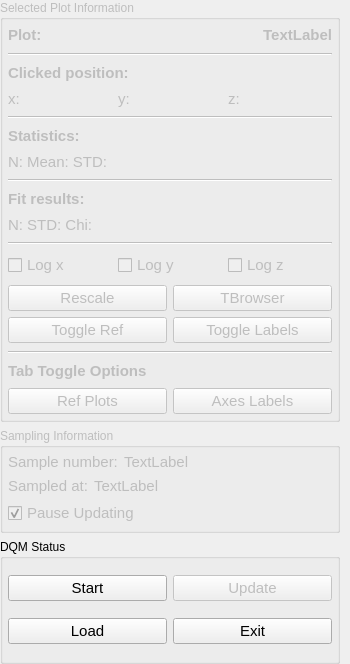
        <widget class="QWidget" name="left_hand_widg" native="true">
         <property name="minimumSize">
          <size>
           <width>350</width>
           <height>0</height>
          </size>
         </property>
         <property name="maximumSize">
          <size>
           <width>350</width>
           <height>16777215</height>
          </size>
         </property>
         <layout class="QGridLayout" name="gridLayout_8" rowstretch="0,0,0">
          <property name="leftMargin">
           <number>0</number>
          </property>
          <property name="topMargin">
           <number>0</number>
          </property>
          <property name="rightMargin">
           <number>10</number>
          </property>
          <property name="bottomMargin">
           <number>0</number>
          </property>
          <property name="verticalSpacing">
           <number>-1</number>
          </property>
          <item row="0" column="0">
           <widget class="QGroupBox" name="plot_ops_box">
            <property name="enabled">
             <bool>false</bool>
            </property>
            <property name="minimumSize">
             <size>
              <width>0</width>
              <height>410</height>
             </size>
            </property>
            <property name="maximumSize">
             <size>
              <width>16777215</width>
              <height>4500</height>
             </size>
            </property>
            <property name="title">
             <string>Selected Plot Information</string>
            </property>
            <layout class="QGridLayout" name="gridLayout" columnstretch="0,0">
             <property name="leftMargin">
              <number>5</number>
             </property>
             <property name="topMargin">
              <number>5</number>
             </property>
             <property name="rightMargin">
              <number>5</number>
             </property>
             <property name="bottomMargin">
              <number>5</number>
             </property>
             <property name="verticalSpacing">
              <number>8</number>
             </property>
             <item row="8" column="0" colspan="2">
              <widget class="QWidget" name="widget_6" native="true">
               <layout class="QHBoxLayout" name="horizontalLayout">
                <property name="leftMargin">
                 <number>0</number>
                </property>
                <property name="topMargin">
                 <number>0</number>
                </property>
                <property name="rightMargin">
                 <number>0</number>
                </property>
                <property name="bottomMargin">
                 <number>0</number>
                </property>
                <item>
                 <widget class="QLabel" name="clicked_x_lab">
                  <property name="font">
                   <font>
                    <pointsize>11</pointsize>
                   </font>
                  </property>
                  <property name="text">
                   <string>x:</string>
                  </property>
                 </widget>
                </item>
                <item>
                 <widget class="QLabel" name="clicked_y_lab">
                  <property name="font">
                   <font>
                    <pointsize>11</pointsize>
                   </font>
                  </property>
                  <property name="text">
                   <string>y:</string>
                  </property>
                 </widget>
                </item>
                <item>
                 <widget class="QLabel" name="clicked_z_lab">
                  <property name="font">
                   <font>
                    <pointsize>11</pointsize>
                   </font>
                  </property>
                  <property name="text">
                   <string>z:</string>
                  </property>
                 </widget>
                </item>
               </layout>
              </widget>
             </item>
             <item row="18" column="0" colspan="2">
              <widget class="QWidget" name="widget_10" native="true">
               <property name="minimumSize">
                <size>
                 <width>0</width>
                 <height>10</height>
                </size>
               </property>
               <layout class="QGridLayout" name="gridLayout_26">
                <property name="leftMargin">
                 <number>0</number>
                </property>
                <property name="topMargin">
                 <number>0</number>
                </property>
                <property name="rightMargin">
                 <number>0</number>
                </property>
                <property name="bottomMargin">
                 <number>0</number>
                </property>
                <item row="0" column="1">
                 <widget class="QPushButton" name="open_TBrowser_but">
                  <property name="font">
                   <font>
                    <pointsize>11</pointsize>
                   </font>
                  </property>
                  <property name="text">
                   <string>TBrowser</string>
                  </property>
                 </widget>
                </item>
                <item row="0" column="0">
                 <widget class="QPushButton" name="rescale_but">
                  <property name="font">
                   <font>
                    <pointsize>11</pointsize>
                   </font>
                  </property>
                  <property name="text">
                   <string>Rescale</string>
                  </property>
                 </widget>
                </item>
                <item row="2" column="0">
                 <widget class="QPushButton" name="pushButton_2">
                  <property name="font">
                   <font>
                    <pointsize>11</pointsize>
                   </font>
                  </property>
                  <property name="text">
                   <string>Toggle Ref</string>
                  </property>
                 </widget>
                </item>
                <item row="2" column="1">
                 <widget class="QPushButton" name="pushButton">
                  <property name="font">
                   <font>
                    <pointsize>11</pointsize>
                   </font>
                  </property>
                  <property name="text">
                   <string>Toggle Labels</string>
                  </property>
                 </widget>
                </item>
               </layout>
              </widget>
             </item>
             <item row="0" column="0" colspan="2">
              <widget class="QWidget" name="widget_8" native="true">
               <property name="minimumSize">
                <size>
                 <width>0</width>
                 <height>20</height>
                </size>
               </property>
               <property name="maximumSize">
                <size>
                 <width>16777215</width>
                 <height>20</height>
                </size>
               </property>
               <property name="font">
                <font>
                 <pointsize>11</pointsize>
                 <weight>75</weight>
                 <bold>true</bold>
                </font>
               </property>
               <layout class="QHBoxLayout" name="horizontalLayout_3" stretch="1,5">
                <property name="leftMargin">
                 <number>0</number>
                </property>
                <property name="topMargin">
                 <number>0</number>
                </property>
                <property name="rightMargin">
                 <number>0</number>
                </property>
                <property name="bottomMargin">
                 <number>0</number>
                </property>
                <item>
                 <widget class="QLabel" name="label_33">
                  <property name="font">
                   <font>
                    <pointsize>11</pointsize>
                    <weight>75</weight>
                    <bold>true</bold>
                   </font>
                  </property>
                  <property name="text">
                   <string>Plot:</string>
                  </property>
                 </widget>
                </item>
                <item>
                 <widget class="QLabel" name="plot_name_box">
                  <property name="font">
                   <font>
                    <pointsize>11</pointsize>
                   </font>
                  </property>
                  <property name="text">
                   <string>TextLabel</string>
                  </property>
                  <property name="alignment">
                   <set>Qt::AlignRight|Qt::AlignTrailing|Qt::AlignVCenter</set>
                  </property>
                 </widget>
                </item>
               </layout>
              </widget>
             </item>
             <item row="17" column="0" colspan="2">
              <widget class="QWidget" name="widget_7" native="true">
               <property name="minimumSize">
                <size>
                 <width>0</width>
                 <height>20</height>
                </size>
               </property>
               <layout class="QHBoxLayout" name="horizontalLayout_2">
                <property name="leftMargin">
                 <number>0</number>
                </property>
                <property name="topMargin">
                 <number>0</number>
                </property>
                <property name="rightMargin">
                 <number>0</number>
                </property>
                <property name="bottomMargin">
                 <number>0</number>
                </property>
                <item>
                 <widget class="QCheckBox" name="logx_chbox">
                  <property name="font">
                   <font>
                    <pointsize>11</pointsize>
                   </font>
                  </property>
                  <property name="text">
                   <string>Log x</string>
                  </property>
                 </widget>
                </item>
                <item>
                 <widget class="QCheckBox" name="logy_chbox">
                  <property name="font">
                   <font>
                    <pointsize>11</pointsize>
                   </font>
                  </property>
                  <property name="text">
                   <string>Log y</string>
                  </property>
                 </widget>
                </item>
                <item>
                 <widget class="QCheckBox" name="logz_chbox">
                  <property name="font">
                   <font>
                    <pointsize>11</pointsize>
                   </font>
                  </property>
                  <property name="text">
                   <string>Log z</string>
                  </property>
                 </widget>
                </item>
               </layout>
              </widget>
             </item>
             <item row="15" column="0" colspan="2">
              <widget class="QLabel" name="fit_result_box">
               <property name="font">
                <font>
                 <pointsize>11</pointsize>
                </font>
               </property>
               <property name="text">
                <string>N: STD: Chi:</string>
               </property>
              </widget>
             </item>
             <item row="11" column="0">
              <widget class="QLabel" name="label">
               <property name="minimumSize">
                <size>
                 <width>0</width>
                 <height>18</height>
                </size>
               </property>
               <property name="maximumSize">
                <size>
                 <width>16777215</width>
                 <height>18</height>
                </size>
               </property>
               <property name="font">
                <font>
                 <pointsize>11</pointsize>
                 <weight>75</weight>
                 <bold>true</bold>
                </font>
               </property>
               <property name="text">
                <string>Statistics:</string>
               </property>
              </widget>
             </item>
             <item row="5" column="0" colspan="2">
              <widget class="QLabel" name="clicked_pos_lab">
               <property name="minimumSize">
                <size>
                 <width>0</width>
                 <height>18</height>
                </size>
               </property>
               <property name="maximumSize">
                <size>
                 <width>16777215</width>
                 <height>18</height>
                </size>
               </property>
               <property name="font">
                <font>
                 <pointsize>11</pointsize>
                 <weight>75</weight>
                 <bold>true</bold>
                </font>
               </property>
               <property name="text">
                <string>Clicked position:</string>
               </property>
               <property name="alignment">
                <set>Qt::AlignLeading|Qt::AlignLeft|Qt::AlignTop</set>
               </property>
              </widget>
             </item>
             <item row="19" column="0" colspan="2">
              <widget class="Line" name="line_11">
               <property name="orientation">
                <enum>Qt::Horizontal</enum>
               </property>
              </widget>
             </item>
             <item row="21" column="0">
              <widget class="QPushButton" name="togglerefBut">
               <property name="font">
                <font>
                 <pointsize>11</pointsize>
                </font>
               </property>
               <property name="text">
                <string>Ref Plots</string>
               </property>
              </widget>
             </item>
             <item row="10" column="0" colspan="2">
              <widget class="Line" name="line_6">
               <property name="orientation">
                <enum>Qt::Horizontal</enum>
               </property>
              </widget>
             </item>
             <item row="1" column="0" colspan="2">
              <widget class="Line" name="line_9">
               <property name="orientation">
                <enum>Qt::Horizontal</enum>
               </property>
              </widget>
             </item>
             <item row="16" column="0" colspan="2">
              <widget class="Line" name="line_8">
               <property name="orientation">
                <enum>Qt::Horizontal</enum>
               </property>
              </widget>
             </item>
             <item row="12" column="0" colspan="2">
              <widget class="QLabel" name="plot_ops_statsbox">
               <property name="minimumSize">
                <size>
                 <width>0</width>
                 <height>18</height>
                </size>
               </property>
               <property name="maximumSize">
                <size>
                 <width>16777215</width>
                 <height>18</height>
                </size>
               </property>
               <property name="font">
                <font>
                 <pointsize>11</pointsize>
                </font>
               </property>
               <property name="text">
                <string>&lt;html&gt;&lt;head/&gt;&lt;body&gt;&lt;p&gt;N: Mean: STD:&lt;/p&gt;&lt;/body&gt;&lt;/html&gt;</string>
               </property>
              </widget>
             </item>
             <item row="13" column="0" colspan="2">
              <widget class="Line" name="line_7">
               <property name="orientation">
                <enum>Qt::Horizontal</enum>
               </property>
              </widget>
             </item>
             <item row="20" column="0" colspan="2">
              <widget class="QLabel" name="label_10">
               <property name="font">
                <font>
                 <pointsize>11</pointsize>
                 <weight>75</weight>
                 <bold>true</bold>
                </font>
               </property>
               <property name="text">
                <string>Tab Toggle Options</string>
               </property>
              </widget>
             </item>
             <item row="21" column="1">
              <widget class="QPushButton" name="togglelabBut">
               <property name="font">
                <font>
                 <pointsize>11</pointsize>
                </font>
               </property>
               <property name="text">
                <string>Axes Labels</string>
               </property>
              </widget>
             </item>
             <item row="14" column="0" colspan="2">
              <widget class="QLabel" name="label_36">
               <property name="font">
                <font>
                 <pointsize>11</pointsize>
                 <weight>75</weight>
                 <bold>true</bold>
                </font>
               </property>
               <property name="text">
                <string>Fit results:</string>
               </property>
              </widget>
             </item>
            </layout>
           </widget>
          </item>
          <item row="1" column="0">
           <widget class="QGroupBox" name="SamplingInfoBox">
            <property name="enabled">
             <bool>false</bool>
            </property>
            <property name="maximumSize">
             <size>
              <width>16777215</width>
              <height>120</height>
             </size>
            </property>
            <property name="title">
             <string>Sampling Information</string>
            </property>
            <layout class="QGridLayout" name="gridLayout_54">
             <property name="leftMargin">
              <number>5</number>
             </property>
             <property name="topMargin">
              <number>5</number>
             </property>
             <property name="rightMargin">
              <number>5</number>
             </property>
             <property name="bottomMargin">
              <number>5</number>
             </property>
             <item row="0" column="0">
              <widget class="QWidget" name="widget_35" native="true">
               <layout class="QGridLayout" name="gridLayout_55">
                <property name="leftMargin">
                 <number>0</number>
                </property>
                <property name="topMargin">
                 <number>0</number>
                </property>
                <property name="rightMargin">
                 <number>0</number>
                </property>
                <property name="bottomMargin">
                 <number>0</number>
                </property>
                <item row="0" column="0">
                 <widget class="QWidget" name="widget_36" native="true">
                  <layout class="QGridLayout" name="gridLayout_56" columnstretch="1,2">
                   <property name="leftMargin">
                    <number>0</number>
                   </property>
                   <property name="topMargin">
                    <number>0</number>
                   </property>
                   <property name="rightMargin">
                    <number>0</number>
                   </property>
                   <property name="bottomMargin">
                    <number>0</number>
                   </property>
                   <item row="0" column="0">
                    <widget class="QLabel" name="label_18">
                     <property name="font">
                      <font>
                       <pointsize>11</pointsize>
                      </font>
                     </property>
                     <property name="text">
                      <string>Sample number:</string>
                     </property>
                    </widget>
                   </item>
                   <item row="0" column="1">
                    <widget class="QLabel" name="SampleNumLab">
                     <property name="font">
                      <font>
                       <pointsize>11</pointsize>
                      </font>
                     </property>
                     <property name="text">
                      <string>TextLabel</string>
                     </property>
                    </widget>
                   </item>
                  </layout>
                 </widget>
                </item>
                <item row="1" column="0">
                 <widget class="QWidget" name="widget_37" native="true">
                  <layout class="QGridLayout" name="gridLayout_57" columnstretch="1,3">
                   <property name="leftMargin">
                    <number>0</number>
                   </property>
                   <property name="topMargin">
                    <number>0</number>
                   </property>
                   <property name="rightMargin">
                    <number>0</number>
                   </property>
                   <property name="bottomMargin">
                    <number>0</number>
                   </property>
                   <item row="0" column="0">
                    <widget class="QLabel" name="label_19">
                     <property name="font">
                      <font>
                       <pointsize>11</pointsize>
                      </font>
                     </property>
                     <property name="text">
                      <string>Sampled at:</string>
                     </property>
                    </widget>
                   </item>
                   <item row="0" column="1">
                    <widget class="QLabel" name="SampleTimeLab">
                     <property name="font">
                      <font>
                       <pointsize>11</pointsize>
                      </font>
                     </property>
                     <property name="text">
                      <string>TextLabel</string>
                     </property>
                    </widget>
                   </item>
                  </layout>
                 </widget>
                </item>
               </layout>
              </widget>
             </item>
             <item row="1" column="0">
              <widget class="QCheckBox" name="UpdatePauseBox">
               <property name="font">
                <font>
                 <pointsize>11</pointsize>
                </font>
               </property>
               <property name="text">
                <string>Pause Updating</string>
               </property>
               <property name="checked">
                <bool>true</bool>
               </property>
              </widget>
             </item>
            </layout>
           </widget>
          </item>
          <item row="2" column="0">
           <widget class="QGroupBox" name="DQM_stat_box">
            <property name="minimumSize">
             <size>
              <width>0</width>
              <height>125</height>
             </size>
            </property>
            <property name="maximumSize">
             <size>
              <width>16777215</width>
              <height>210</height>
             </size>
            </property>
            <property name="title">
             <string>DQM Status</string>
            </property>
            <layout class="QGridLayout" name="gridLayout_5">
             <property name="leftMargin">
              <number>5</number>
             </property>
             <property name="topMargin">
              <number>5</number>
             </property>
             <property name="rightMargin">
              <number>5</number>
             </property>
             <property name="bottomMargin">
              <number>5</number>
             </property>
             <item row="0" column="0">
              <widget class="QWidget" name="DQM_stat_widg" native="true">
               <layout class="QGridLayout" name="gridLayout_7" columnstretch="0,0">
                <property name="leftMargin">
                 <number>0</number>
                </property>
                <property name="topMargin">
                 <number>0</number>
                </property>
                <property name="rightMargin">
                 <number>0</number>
                </property>
                <property name="bottomMargin">
                 <number>0</number>
                </property>
                <item row="1" column="1">
                 <widget class="QPushButton" name="append_but">
                  <property name="enabled">
                   <bool>false</bool>
                  </property>
                  <property name="font">
                   <font>
                    <pointsize>11</pointsize>
                   </font>
                  </property>
                  <property name="text">
                   <string>Update</string>
                  </property>
                 </widget>
                </item>
                <item row="1" column="0">
                 <widget class="QPushButton" name="init_but">
                  <property name="font">
                   <font>
                    <pointsize>11</pointsize>
                   </font>
                  </property>
                  <property name="text">
                   <string>Start</string>
                  </property>
                 </widget>
                </item>
                <item row="3" column="0">
                 <widget class="QPushButton" name="load_but">
                  <property name="font">
                   <font>
                    <pointsize>11</pointsize>
                   </font>
                  </property>
                  <property name="text">
                   <string>Load</string>
                  </property>
                 </widget>
                </item>
                <item row="3" column="1">
                 <widget class="QPushButton" name="exit_but">
                  <property name="font">
                   <font>
                    <pointsize>11</pointsize>
                   </font>
                  </property>
                  <property name="text">
                   <string>Exit</string>
                  </property>
                 </widget>
                </item>
               </layout>
              </widget>
             </item>
            </layout>
           </widget>
          </item>
         </layout>
        </widget>
